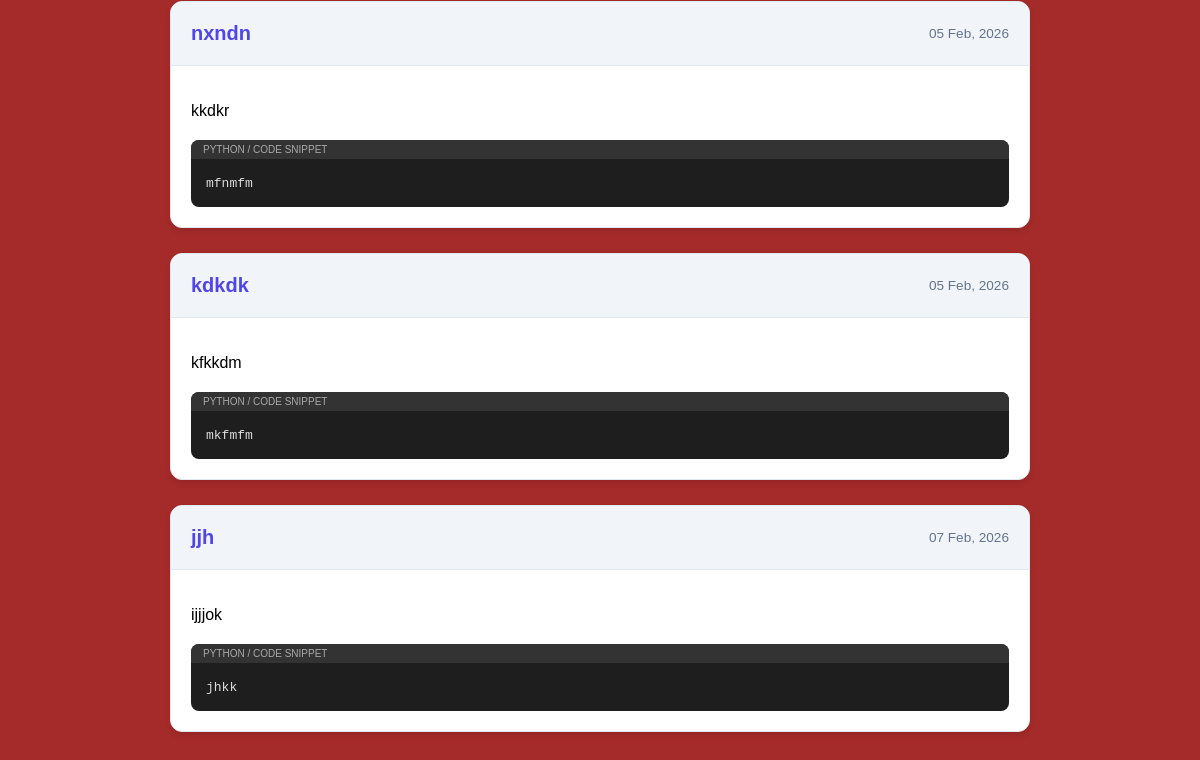
Before: / (lower part) with the older database file.
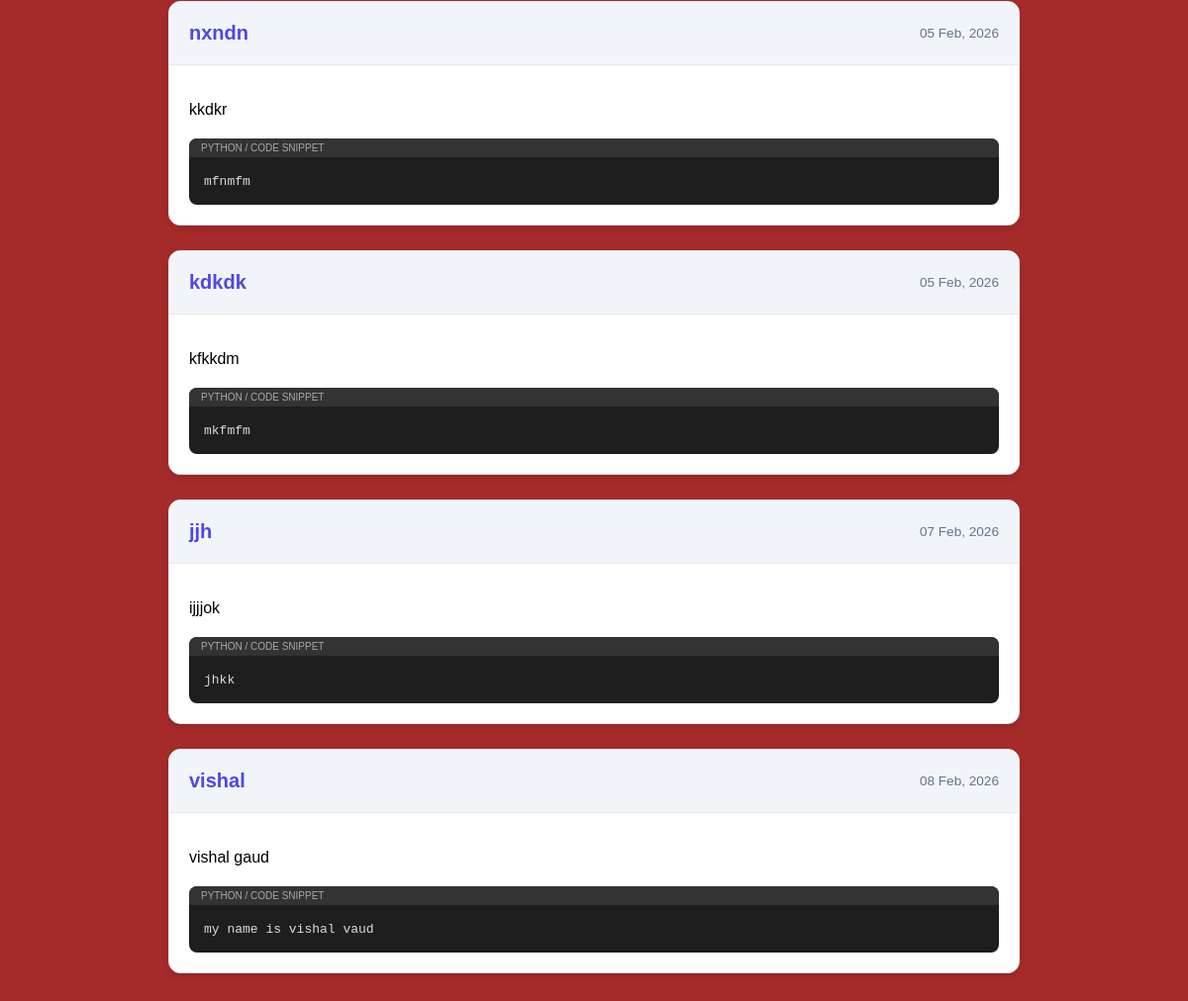
After: the same page with the newer database file.
### core/models.py (models this page shows, shortened)
class StudyRecape(models.Model):
  heading = models.CharField(max_length=200)
  description = models.TextField()
  code_snippet = models.TextField()
  created_at = models.DateTimeField(auto_now_add=True)

### web/views.py (the view)
# urls.py: path('', views.homepage, name="homepage"),
def homepage(request):
	pt = "web/html/homepage.html"
	stu = StudyRecape.objects.all()
	dt = {
		'recaps':stu,
	}
	return render(request, pt, dt)

### web/templates/web/html/homepage.html (shortened to what this page needs)
{% extends 'base.html' %}
{% load static %}
{% block style %}
<link rel="stylesheet" href="{% static 'web/css/main-content.css' %}" type="text/css" media="all" />
{% endblock style %}
{% block content %}
{% include 'web/html/main-content.html' %}
{% endblock content %}

### web/templates/web/html/main-content.html (shortened to what this page needs)
<div class="container">
    <div class="recap-grid">
        {% for recap in recaps %}
        <div class="recap-card">
            <div class="card-header">
                <h2>{{ recap.heading }}</h2>
                <span class="date">{{ recap.created_at|date:"d M, Y" }}</span>
            </div>
            <div class="card-body">
                <p class="description">{{ recap.description }}</p>
                {% if recap.code_snippet %}
                <div class="code-container">
                    <div class="code-label">Python / Code Snippet</div>
                    <pre><code>{{ recap.code_snippet }}</code></pre>
                </div>
                {% endif %}
            </div>
        </div>
        {% empty %}
        <p>Abhi tak koi data nahi hai.</p>
        {% endfor %}
    </div>
</div>

Changed rows visible on the page:
added StudyRecape: heading "vishal", created_at "08 Feb, 2026", description "vishal gaud", code_snippet "my name is vishal vaud"
